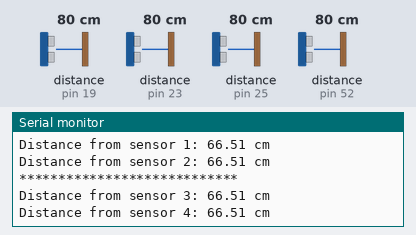
Simulated run of this sketch. Board: Arduino Mega 2560, built with avr-gcc and run on an emulated ATmega2560. Parts: the last lines printed to the serial monitor. Wiring (inferred from the names in the program): 4 × ultrasonic range finder: trigger pin 18, echo pin 19 / trigger pin 22, echo pin 23 / trigger pin 24, echo pin 25 / trigger pin 53, echo pin 52. Inputs (shaded band) come from the test bench; at power-on: distance to the obstacle (sensors on pin 19, pin 23, pin 25, pin 52) 80 cm. The echo pulse lasts 58.3 µs per cm.

Above: at 1.2 s.
1.3 s: distance to the obstacle (sensor on pin 19) set to 18 cm
4.3 s: distance to the obstacle (sensor on pin 23) set to 18 cm
At 4.7 s:
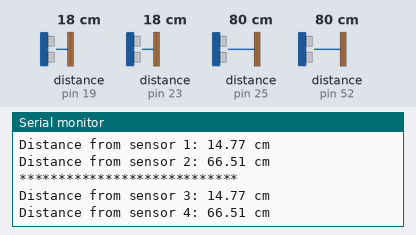
7.3 s: distance to the obstacle (sensor on pin 25) set to 4 cm
At 7.42 s:
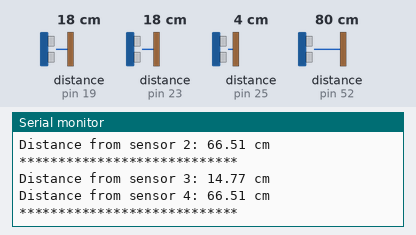
10.3 s: distance to the obstacle (sensor on pin 52) set to 2 cm
At 10.8 s:
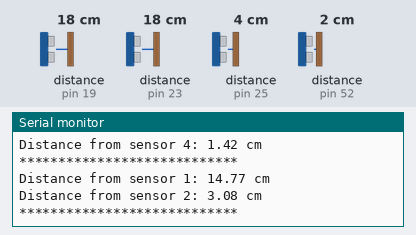
13.3 s: distance to the obstacle (sensor on pin 19) set to 2 cm
At 14.1 s:
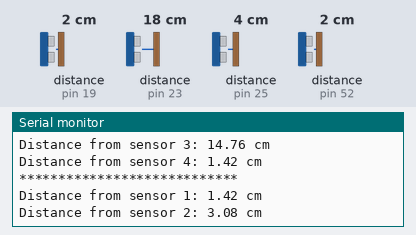
16.3 s: distance to the obstacle (sensor on pin 23) set to 60 cm
At 17.2 s:
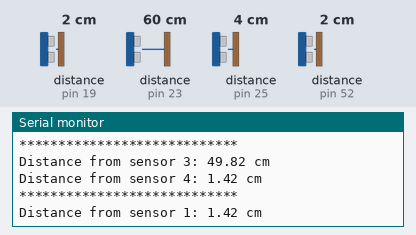
Timing chart, 0 to 19.3 s (numbered marks = the images above; inputs shaded):
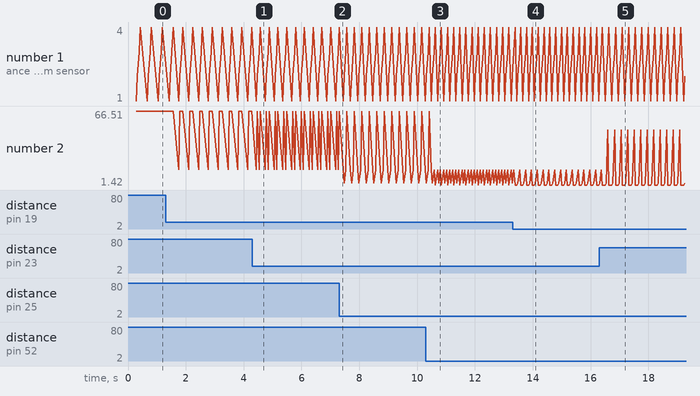

Measured:
- after the input at 4.3 s, the serial monitor: prints a new line after 0.24 s (image 1)
- after the input at 10.3 s, the serial monitor: prints a new line after 0.33 s (image 3)
- after the input at 13.3 s, the serial monitor: prints a new line after 0.15 s (image 4)
- after the input at 16.3 s, the serial monitor: prints a new line after 0.30 s (image 5)

The sketch:

distanceTest.ino
```cpp
// #include <Arduino.h>
// #include <SoftwareSerial.h>

// SoftwareSerial BT(9, 8); //定义蓝牙串口的引脚，蓝牙只需接4根线，Vcc-5V GND-GND TXD-Pin9 RXD-Pin8

// #define TRIG_PIN_1 18  // 1号超声波16引脚为输入
// #define ECHO_PIN_1 19  // 1号超声波17引脚为控制

// #define TRIG_PIN_2 24  // 2号超声波24引脚为输入
// #define ECHO_PIN_2 25  // 2号超声波25引脚为控制

// #define TRIG_PIN_3 22  // 3号超声波22引脚为输入
// #define ECHO_PIN_3 23  // 3号超声波23引脚为控制

// #define TRIG_PIN_4 40  // 4号超声波40引脚为输入
// #define ECHO_PIN_4 39  // 4号超声波39引脚为控制

// #define TRIG_PIN_a 28  // a号超声波28引脚为输入
// #define ECHO_PIN_a 29  // a号超声波29引脚为控制

// #define TRIG_PIN_b 37  // b号超声波37引脚为输入
// #define ECHO_PIN_b 38  // b号超声波38引脚为控制

// const unsigned long interval = 300;  // 测量间隔（毫秒）
// unsigned long previousMillis = 0;

// int count = 0;//控制获取超声波次数，最开始时，获取的超声波数据都是0
// boolean turnleft = true;
// int qhlength;
// unsigned long rx_time = 0;
// unsigned char cmd [8] = {0x19,0x88,0x00,0x00,0x00,0x00,0x00,0x11};
// const int DSD = 20; //Default Servo Delay (默认电机运动延迟时间)
// static int i = 0;

// void setup() {
//   Serial.begin(9600);
//   BT.begin(9600);
//   Serial2.begin(115200);  //驱动板初始化
//   Serial3.begin(115200);
//   Serial2.write(0x55);
//   delay(10);
//   Serial3.write(0x55);
//   delay(10);
//   pinMode(TRIG_PIN_1, OUTPUT);
//   pinMode(ECHO_PIN_1, INPUT);

//   pinMode(TRIG_PIN_2, OUTPUT);
//   pinMode(ECHO_PIN_2, INPUT);

//   pinMode(TRIG_PIN_3, OUTPUT);
//   pinMode(ECHO_PIN_3, INPUT);

//   pinMode(TRIG_PIN_4, OUTPUT);
//   pinMode(ECHO_PIN_4, INPUT);

//   pinMode(TRIG_PIN_a, OUTPUT);
//   pinMode(ECHO_PIN_a, INPUT);

//   pinMode(TRIG_PIN_b, OUTPUT);
//   pinMode(ECHO_PIN_b, INPUT);
// }
// void youpian(int zuo,int you) //700 300
// {
//  setcmd1('m',-zuo);
//  setcmd1('M',zuo);
//  setcmd2('m',you);
//  setcmd2('M',-you);
// }
// void zuopian(int zuo,int you) //300 700
// {
//  setcmd1('m',-zuo);
//  setcmd1('M',zuo);
//  setcmd2('m',you);
//  setcmd2('M',-you);
// }


// void forward(int qian) //600
// {
//  setcmd1('m',-qian);
//  setcmd1('M',qian);
//  setcmd2('m',qian);
//  setcmd2('M',-qian);
// }
// void back(int hou) //600
// {
//  setcmd1('m',hou);
//  setcmd1('M',-hou);
//  setcmd2('m',-hou);
//  setcmd2('M',hou);
// }
// void stop()
// {
//  setcmd1('m',0);
//  setcmd1('M',0);
//  setcmd2('m',0);
//  setcmd2('M',0);
// }
// void left(int zuo ) //500
// {
//  setcmd1('m',zuo);
//  setcmd1('M',-zuo);
//  setcmd2('m',zuo);
//  setcmd2('M',-zuo);
// }
// void right(int you) //500
// {
//  setcmd1('m',-you);
//  setcmd1('M',you);
//  setcmd2('m',-you);
//  setcmd2('M',you);
// }
// void setcmd1(unsigned char Cmd_Send,long MotorSpeed)
// {
//  cmd[2]=Cmd_Send;
//  cmd[3] = (unsigned char)(MotorSpeed >> 24);
//  cmd[4] = (unsigned char)(MotorSpeed >> 16);
//  cmd[5] = (unsigned char)(MotorSpeed >> 8);
//  cmd[6] = (unsigned char)(MotorSpeed);
//  Serial2.write(cmd,8);
//  return;
// }
// void setcmd2(unsigned char Cmd_Send,long MotorSpeed)
// {
//  cmd[2]=Cmd_Send;
//  cmd[3] = (unsigned char)(MotorSpeed >> 24);
//  cmd[4] = (unsigned char)(MotorSpeed >> 16);
//  cmd[5] = (unsigned char)(MotorSpeed >> 8);
//  cmd[6] = (unsigned char)(MotorSpeed);
//  Serial3.write(cmd,8);
//  return;
// }

// float measureDistance(int trigPin, int echoPin) {
//   digitalWrite(trigPin, LOW);
//   delayMicroseconds(2);
//   digitalWrite(trigPin, HIGH);
//   delayMicroseconds(10);
//   digitalWrite(trigPin, LOW);

//   unsigned long pulseDuration = pulseIn(echoPin, HIGH, 30000);  // 加时
//   float distance = pulseDuration * 0.0343 / 2;                  // 计算距离

//   return distance;
// }


// void loop() {
//     float distance1 = measureDistance(TRIG_PIN_1, ECHO_PIN_1);
//     float distance2 = measureDistance(TRIG_PIN_2, ECHO_PIN_2);
//     float distance3 = measureDistance(TRIG_PIN_3, ECHO_PIN_3);
//     float distance4 = measureDistance(TRIG_PIN_4, ECHO_PIN_4);

//     Serial.println("****************************");
//     Serial.print("Distance from sensor 1: ");
//     Serial.print(distance1);
//     Serial.println(" cm");

//     Serial.print("Distance from sensor 2: ");
//     Serial.print(distance2);
//     Serial.println(" cm");

//     Serial.println("****************************");
//     Serial.print("Distance from sensor 3: ");
//     Serial.print(distance3);
//     Serial.println(" cm");

//     Serial.print("Distance from sensor 4: ");
//     Serial.print(distance4);
//     Serial.println(" cm");
// //    Serial.print("Difference: ");
// //    Serial.println(chazhi);
// //      float realdistance1 = 0;
// //      float realdistance2 = 0;
// //      float realdistance3 = 0;
// //      float realdistance4 = 0;
// //      float realdistance_a = 0;
// //      float realdistance_b = 0;
// /*起点调整位置：车身回正*/
// //      realdistance1 = calculateDistance(1);
// //      realdistance2 = calculateDistance(2);
// //      BT.println("起点位置调整前");
// //      BT.print("realdistance1:");BT.println(realdistance1);
// //      BT.print("realdistance2:");BT.println(realdistance2);
// //      if(realdistance1 < realdistance2){
// //          do{
// //            right(200);
// //            realdistance1 = calculateDistance(1);
// //            realdistance2 = calculateDistance(2);
// //          }while((realdistance2 - 0.75) <= realdistance1 && realdistance1 <= (realdistance + 0.75));
// //            }while(realdistance1 != realdistance2);
// //      }
// //      else if(realdistance1 > realdistance2 - 0.75){
// //        else if(realdistance1 > realdistance2){
// //          do{
// //            left(200);
// //            realdistance1 = calculateDistance(1);
// //            realdistance2 = calculateDistance(2);
// //          }while((realdistance2 - 0.75) <= realdistance1 && realdistance1 <= (realdistance + 0.75));
// //            }while(realdistance1 != realdistance2);
// //      }
// //      BT.println("起点位置调整后，1和2距离预期相等");
// //      BT.print("realdistance1:");BT.println(realdistance1);
// //      BT.print("realdistance2:");BT.println(realdistance2);
// /*先前进至桥附近*/
// //      forwardPID(500, 32);
//       do{
//         forward(500);
//         distance3 = measureDistance(TRIG_PIN_3, ECHO_PIN_3);
//         distance4 = measureDistance(TRIG_PIN_4, ECHO_PIN_4);
//       }while(distance3 > 32 && distance4 > 32);
//       Serial.println("前方距离小于32cm");
// /*向右转至对准桥面*/
//       do{
// //        if((realdistance2 - 0.75) <= realdistance1 && realdistance1 <= (realdistance + 0.75)) break;
// //        if((realdistance1 >= realdistance2) && (realdistance1 < 30 && realdistance2 < 30))break;
//         BT.println("向右转");
//         right(390);
//         distance1 = measureDistance(TRIG_PIN_1, ECHO_PIN_1);
//         distance2 = measureDistance(TRIG_PIN_2, ECHO_PIN_2);
//         BT.print("distance1:");BT.println(distance1);
//         BT.print("distance2:");BT.println(distance2);
//         delay(100);
//       }while(abs(distance1 - distance2) > 0.5);
//       stop();


// // //  // float distance1 = measureDistance(TRIG_PIN_1, ECHO_PIN_1);
// // //  // float distance2 = measureDistance(TRIG_PIN_2, ECHO_PIN_2);
// // //  // float chazhi = distance1 - distance2;
// // //
// // //  // Serial.println("****************************");
// // //  // Serial.print("Distance from sensor 1: ");
// // //  // Serial.print(distance1);
// // //  // Serial.println(" cm");
// // //
// // //  // Serial.print("Distance from sensor 2: ");
// // //  // Serial.print(distance2);
// // //  // Serial.println(" cm");

// //   // Serial.print("Difference: ");
// //   // Serial.println(chazhi);
// //   // delay(1000);
// }

#include <Arduino.h>
#include <SoftwareSerial.h>

SoftwareSerial BT(9, 8);  //定义蓝牙串口的引脚，蓝牙只需接4根线，Vcc-5V GND-GND TXD-Pin9 RXD-Pin8

#define TRIG_PIN_1 18  // 1号超声波16引脚为输入
#define ECHO_PIN_1 19  // 1号超声波17引脚为控制

#define TRIG_PIN_2 24  // 2号超声波24引脚为输入
#define ECHO_PIN_2 25  // 2号超声波25引脚为控制

#define TRIG_PIN_3 22  // 3号超声波22引脚为输入
#define ECHO_PIN_3 23  // 3号超声波23引脚为控制

#define TRIG_PIN_4 53  // 4号超声波40引脚为输入
#define ECHO_PIN_4 52  // 4号超声波39引脚为控制

#define TRIG_PIN_a 28  // a号超声波28引脚为输入
#define ECHO_PIN_a 29  // a号超声波29引脚为控制

#define TRIG_PIN_b 37  // b号超声波37引脚为输入
#define ECHO_PIN_b 38  // b号超声波38引脚为控制

const unsigned long interval = 300;  // 测量间隔（毫秒）
unsigned long previousMillis = 0;

int count = 0;  //控制获取超声波次数，最开始时，获取的超声波数据都是0
boolean turnleft = true;
int qhlength;
unsigned long rx_time = 0;
unsigned char cmd[8] = { 0x19, 0x88, 0x00, 0x00, 0x00, 0x00, 0x00, 0x11 };
const int DSD = 20;  //Default Servo Delay (默认电机运动延迟时间)
static int i = 0;

void setup() {
  Serial.begin(9600);
  BT.begin(9600);
  Serial2.begin(115200);  //驱动板初始化
  Serial3.begin(115200);
  Serial2.write(0x55);
  delay(10);
  Serial3.write(0x55);
  delay(10);
  pinMode(TRIG_PIN_1, OUTPUT);
  pinMode(ECHO_PIN_1, INPUT);

  pinMode(TRIG_PIN_2, OUTPUT);
  pinMode(ECHO_PIN_2, INPUT);

  pinMode(TRIG_PIN_3, OUTPUT);
  pinMode(ECHO_PIN_3, INPUT);

  pinMode(TRIG_PIN_4, OUTPUT);
  pinMode(ECHO_PIN_4, INPUT);

  pinMode(TRIG_PIN_a, OUTPUT);
  pinMode(ECHO_PIN_a, INPUT);

  pinMode(TRIG_PIN_b, OUTPUT);
  pinMode(ECHO_PIN_b, INPUT);
}
void youpian(int zuo, int you)  //700 300
{
  setcmd1('m', -zuo);
  setcmd1('M', zuo);
  setcmd2('m', you);
  setcmd2('M', -you);
}
void zuopian(int zuo, int you)  //300 700
{
  setcmd1('m', -zuo);
  setcmd1('M', zuo);
  setcmd2('m', you);
  setcmd2('M', -you);
}


void forward(int qian)  //600
{
  setcmd1('m', -qian);
  setcmd1('M', qian);
  setcmd2('m', qian);
  setcmd2('M', -qian);
}
void back(int hou)  //600
{
  setcmd1('m', hou);
  setcmd1('M', -hou);
  setcmd2('m', -hou);
  setcmd2('M', hou);
}
void stop() {
  setcmd1('m', 0);
  setcmd1('M', 0);
  setcmd2('m', 0);
  setcmd2('M', 0);
}
void left(int zuo)  //500
{
  setcmd1('m', zuo);
  setcmd1('M', -zuo);
  setcmd2('m', zuo);
  setcmd2('M', -zuo);
}
void right(int you)  //500
{
  setcmd1('m', -you);
  setcmd1('M', you);
  setcmd2('m', -you);
  setcmd2('M', you);
}
void setcmd1(unsigned char Cmd_Send, long MotorSpeed) {
  cmd[2] = Cmd_Send;
  cmd[3] = (unsigned char)(MotorSpeed >> 24);
  cmd[4] = (unsigned char)(MotorSpeed >> 16);
  cmd[5] = (unsigned char)(MotorSpeed >> 8);
  cmd[6] = (unsigned char)(MotorSpeed);
  Serial2.write(cmd, 8);
  return;
}
void setcmd2(unsigned char Cmd_Send, long MotorSpeed) {
  cmd[2] = Cmd_Send;
  cmd[3] = (unsigned char)(MotorSpeed >> 24);
  cmd[4] = (unsigned char)(MotorSpeed >> 16);
  cmd[5] = (unsigned char)(MotorSpeed >> 8);
  cmd[6] = (unsigned char)(MotorSpeed);
  Serial3.write(cmd, 8);
  return;
}

float measureDistance(int trigPin, int echoPin) {
  digitalWrite(trigPin, LOW);
  delayMicroseconds(2);
  digitalWrite(trigPin, HIGH);
  delayMicroseconds(10);
  digitalWrite(trigPin, LOW);

  unsigned long pulseDuration = pulseIn(echoPin, HIGH, 30000);  // 加时
  float distance = pulseDuration * 0.0343 / 2;                  // 计算距离

  return distance;
}


void loop() {


  // float distance1 = measureDistance(TRIG_PIN_1, ECHO_PIN_1);
  // delay(10);
  // float distance2 = measureDistance(TRIG_PIN_2, ECHO_PIN_2);
  // delay(10);
  // float distance3 = measureDistance(TRIG_PIN_3, ECHO_PIN_3);
  // delay(10);
  // float distance4 = measureDistance(TRIG_PIN_4, ECHO_PIN_4);

   float distance1 = calculateDistance(1);
   delay(10);
  float distance2 = calculateDistance(2);
  delay(10);
  float distance3 = calculateDistance(3);
  delay(10);
  float distance4 = calculateDistance(4);


  // float distance1 = calculateDistance(1);
  // float distance2 = calculateDistance(2);
  // float distance3 = calculateDistance(3);
  // float distance4 = calculateDistance(4);

    Serial.println("****************************");
  Serial.print("Distance from sensor 1: ");
  Serial.print(distance1);
  Serial.println(" cm");

  Serial.print("Distance from sensor 2: ");
  Serial.print(distance2);
  Serial.println(" cm");

  Serial.println("****************************");
  Serial.print("Distance from sensor 3: ");
  Serial.print(distance3);
  Serial.println(" cm");

  Serial.print("Distance from sensor 4: ");
  Serial.print(distance4);
  Serial.println(" cm");

  forward(1000);
  // BT.println("****************************");
  // BT.print("Distance from sensor 1: ");
  // BT.print(distance1);


  // BT.print("Distance from sensor 2: ");
  // BT.print(distance2);


  // BT.println("****************************");
  // BT.print("Distance from sensor 3: ");
  // BT.print(distance3);


  // BT.print("Distance from sensor 4: ");
  // BT.print(distance4);


}

//卡曼尔滤波算法
float klm(int trig, int echo){
  digitalWrite(trig, LOW);
  delayMicroseconds(2);
  digitalWrite(trig, HIGH);
  delayMicroseconds(10);
  digitalWrite(trig, LOW);

  unsigned long pulseDuration = pulseIn(echo, HIGH, 30000);  // 加时
  float distance = pulseDuration * 0.0343 / 2;                  // 计算距离

  float P=1;
  float X=0;
  float Q=0.01; // 噪声
  float R=0.2; // R如果很大，更相信预测值，那么传感器反应就会迟钝，反之相反

  float X_ = X + 0;
  float P_ = P + Q;
  float K = P_ / (P_ + R);

  X = X_ + K * (distance - X_);
  P = P_ - K * P_;
  return X;
}
//教材滤波


float calculateDistance(int distype) {
    float distances[10];
    switch (distype) {
        case 1:
            for (int i = 0; i < 10; i++) {
                distances[i] = klm(TRIG_PIN_1, ECHO_PIN_1);
            }
            break;
        case 2:
            for (int i = 0; i < 10; i++) {
                distances[i] = klm(TRIG_PIN_2, ECHO_PIN_2);
            }
            break;
        case 3:
            for (int i = 0; i < 10; i++) {
                distances[i] = klm(TRIG_PIN_3, ECHO_PIN_3);
            }
            break;
        case 4:
            for (int i = 0; i < 10; i++) {
                distances[i] = klm(TRIG_PIN_4, ECHO_PIN_4);
            }
            break;
        case 5:
            for (int i = 0; i < 10; i++) {
                distances[i] = klm(TRIG_PIN_a, ECHO_PIN_a);
            }
            break;
        case 6:
            for (int i = 0; i < 10; i++) {
                distances[i] = klm(TRIG_PIN_b, ECHO_PIN_b);
            }
            break;
        default:
            BT.println("InvalidType!");
            return -2;
    }

    int sum = 0;
    for (int i = 0; i < 10; i++) {
        sum += distances[i];
    }
    float average = sum / 10.0;
    float standardDeviation = 0;
    for (int i = 0; i < 10; i++) {
        standardDeviation += (distances[i] - average) * (distances[i] - average);
    }
    standardDeviation = sqrt(standardDeviation / 10.0); // 修正标准差计算，应该除以10.0
    float midDistance = distances[4];
    float residualError = abs(midDistance - average);
    if (residualError <= 3 * standardDeviation) {
        return midDistance;
    } else {
        return average;
    }
}
```
